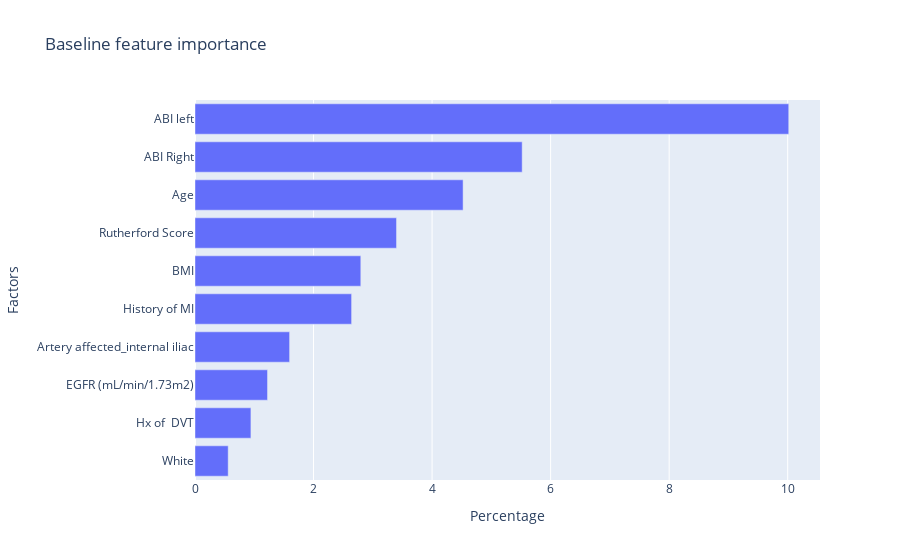

Notebook cell for this chart:
### Code cell
fig = plot_importance(importance_df_bsaeline, "Baseline feature importance", showlegend= False)
display(fig)

### Figure 1 — Plotly figure (JSON) as saved in the notebook; plotly's stock layout.template omitted (floating-point values rounded to 4 significant figures)
{"data": [{"alignmentgroup": "True", "hovertemplate": "variable=Importance<br>Percentage=%{x}<br>Factors=%{y}<extra></extra>", "legendgroup": "Importance", "marker": {"color": "#636efa", "pattern": {"shape": ""}}, "name": "Importance", "offsetgroup": "Importance", "orientation": "h", "showlegend": true, "textposition": "auto", "type": "bar", "x": [10.02, 5.52, 4.523, 3.4, 2.797, 2.642, 1.596, 1.224, 0.9434, 0.5599], "xaxis": "x", "y": ["ABI left", "ABI Right", "Age", "Rutherford Score", "BMI", "History of MI", "Artery affected_internal iliac", "EGFR (mL/min/1.73m2)", "Hx of  DVT", "White"], "yaxis": "y"}], "layout": {"barmode": "relative", "legend": {"title": {"text": "variable"}, "tracegroupgap": 0}, "showlegend": false, "title": {"text": "Baseline feature importance"}, "xaxis": {"anchor": "y", "domain": [0, 1], "title": {"text": "Percentage"}}, "yaxis": {"anchor": "x", "categoryorder": "total ascending", "domain": [0, 1], "title": {"text": "Factors"}}}}
